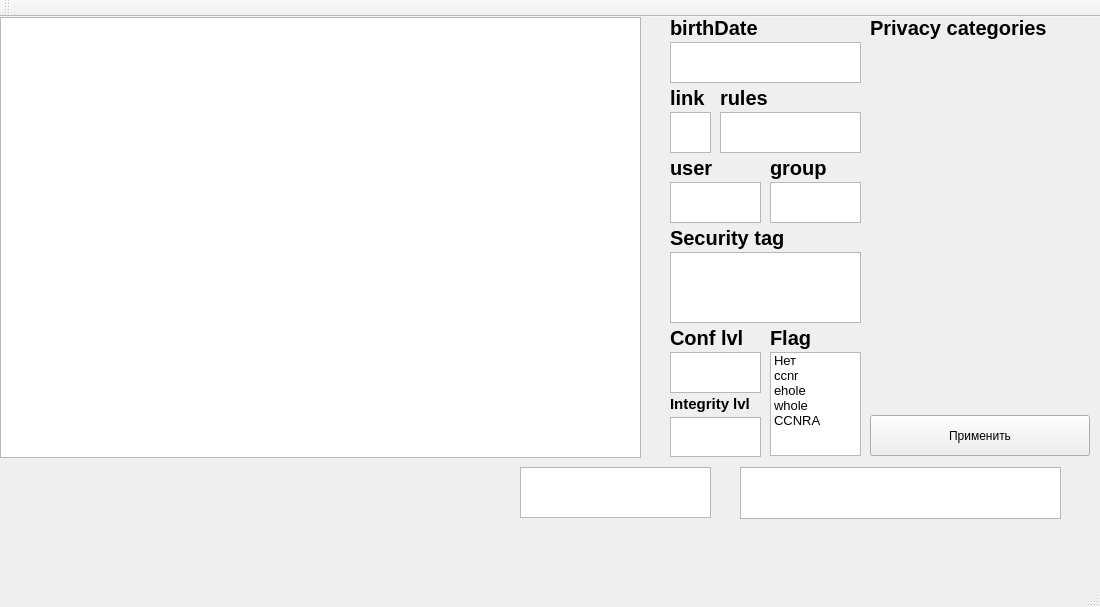
<?xml version="1.0" encoding="UTF-8"?>
<ui version="4.0">
 <class>MainWindow</class>
 <widget class="QMainWindow" name="MainWindow">
  <property name="geometry">
   <rect>
    <x>0</x>
    <y>0</y>
    <width>1100</width>
    <height>607</height>
   </rect>
  </property>
  <property name="windowTitle">
   <string>MainWindow</string>
  </property>
  <widget class="QWidget" name="centralWidget">
   <widget class="QTreeView" name="treeView">
    <property name="geometry">
     <rect>
      <x>0</x>
      <y>0</y>
      <width>641</width>
      <height>441</height>
     </rect>
    </property>
   </widget>
   <widget class="QTextEdit" name="textEdit">
    <property name="geometry">
     <rect>
      <x>670</x>
      <y>25</y>
      <width>191</width>
      <height>41</height>
     </rect>
    </property>
   </widget>
   <widget class="QLabel" name="label">
    <property name="geometry">
     <rect>
      <x>670</x>
      <y>-5</y>
      <width>141</width>
      <height>31</height>
     </rect>
    </property>
    <property name="font">
     <font>
      <pointsize>15</pointsize>
      <weight>75</weight>
      <bold>true</bold>
     </font>
    </property>
    <property name="text">
     <string>birthDate</string>
    </property>
   </widget>
   <widget class="QTextEdit" name="textEdit_2">
    <property name="geometry">
     <rect>
      <x>670</x>
      <y>95</y>
      <width>41</width>
      <height>41</height>
     </rect>
    </property>
   </widget>
   <widget class="QTextEdit" name="textEdit_3">
    <property name="geometry">
     <rect>
      <x>720</x>
      <y>95</y>
      <width>141</width>
      <height>41</height>
     </rect>
    </property>
   </widget>
   <widget class="QLabel" name="label_2">
    <property name="geometry">
     <rect>
      <x>670</x>
      <y>65</y>
      <width>51</width>
      <height>31</height>
     </rect>
    </property>
    <property name="font">
     <font>
      <pointsize>15</pointsize>
      <weight>75</weight>
      <bold>true</bold>
     </font>
    </property>
    <property name="text">
     <string>link</string>
    </property>
   </widget>
   <widget class="QLabel" name="label_3">
    <property name="geometry">
     <rect>
      <x>720</x>
      <y>65</y>
      <width>71</width>
      <height>31</height>
     </rect>
    </property>
    <property name="font">
     <font>
      <pointsize>15</pointsize>
      <weight>75</weight>
      <bold>true</bold>
     </font>
    </property>
    <property name="text">
     <string>rules</string>
    </property>
   </widget>
   <widget class="QTextEdit" name="textEdit_4">
    <property name="geometry">
     <rect>
      <x>770</x>
      <y>165</y>
      <width>91</width>
      <height>41</height>
     </rect>
    </property>
   </widget>
   <widget class="QTextEdit" name="textEdit_5">
    <property name="geometry">
     <rect>
      <x>670</x>
      <y>165</y>
      <width>91</width>
      <height>41</height>
     </rect>
    </property>
   </widget>
   <widget class="QLabel" name="label_4">
    <property name="geometry">
     <rect>
      <x>770</x>
      <y>135</y>
      <width>71</width>
      <height>31</height>
     </rect>
    </property>
    <property name="font">
     <font>
      <pointsize>15</pointsize>
      <weight>75</weight>
      <bold>true</bold>
     </font>
    </property>
    <property name="text">
     <string>group</string>
    </property>
   </widget>
   <widget class="QLabel" name="label_5">
    <property name="geometry">
     <rect>
      <x>670</x>
      <y>135</y>
      <width>51</width>
      <height>31</height>
     </rect>
    </property>
    <property name="font">
     <font>
      <pointsize>15</pointsize>
      <weight>75</weight>
      <bold>true</bold>
     </font>
    </property>
    <property name="text">
     <string>user</string>
    </property>
   </widget>
   <widget class="QLabel" name="label_6">
    <property name="geometry">
     <rect>
      <x>670</x>
      <y>205</y>
      <width>191</width>
      <height>31</height>
     </rect>
    </property>
    <property name="font">
     <font>
      <pointsize>15</pointsize>
      <weight>75</weight>
      <bold>true</bold>
     </font>
    </property>
    <property name="text">
     <string>Security tag</string>
    </property>
   </widget>
   <widget class="QTextEdit" name="textEdit_6">
    <property name="geometry">
     <rect>
      <x>670</x>
      <y>235</y>
      <width>191</width>
      <height>71</height>
     </rect>
    </property>
   </widget>
   <widget class="QListWidget" name="listWidget">
    <property name="geometry">
     <rect>
      <x>770</x>
      <y>335</y>
      <width>91</width>
      <height>104</height>
     </rect>
    </property>
    <property name="font">
     <font>
      <pointsize>10</pointsize>
     </font>
    </property>
    <item>
     <property name="text">
      <string>Нет</string>
     </property>
    </item>
    <item>
     <property name="text">
      <string>ccnr</string>
     </property>
    </item>
    <item>
     <property name="text">
      <string>ehole</string>
     </property>
    </item>
    <item>
     <property name="text">
      <string>whole</string>
     </property>
    </item>
    <item>
     <property name="text">
      <string>CCNRA</string>
     </property>
    </item>
   </widget>
   <widget class="QLabel" name="label_7">
    <property name="geometry">
     <rect>
      <x>770</x>
      <y>305</y>
      <width>91</width>
      <height>31</height>
     </rect>
    </property>
    <property name="font">
     <font>
      <pointsize>15</pointsize>
      <weight>75</weight>
      <bold>true</bold>
     </font>
    </property>
    <property name="text">
     <string>Flag</string>
    </property>
   </widget>
   <widget class="QTextEdit" name="textEdit_7">
    <property name="geometry">
     <rect>
      <x>670</x>
      <y>335</y>
      <width>91</width>
      <height>41</height>
     </rect>
    </property>
   </widget>
   <widget class="QTextEdit" name="textEdit_8">
    <property name="geometry">
     <rect>
      <x>670</x>
      <y>400</y>
      <width>91</width>
      <height>40</height>
     </rect>
    </property>
   </widget>
   <widget class="QTextEdit" name="textEdit_9">
    <property name="geometry">
     <rect>
      <x>740</x>
      <y>450</y>
      <width>321</width>
      <height>52</height>
     </rect>
    </property>
    <property name="font">
     <font>
      <pointsize>9</pointsize>
     </font>
    </property>
   </widget>
   <widget class="QLabel" name="label_8">
    <property name="geometry">
     <rect>
      <x>670</x>
      <y>305</y>
      <width>211</width>
      <height>31</height>
     </rect>
    </property>
    <property name="font">
     <font>
      <pointsize>15</pointsize>
      <weight>75</weight>
      <bold>true</bold>
     </font>
    </property>
    <property name="text">
     <string>Conf lvl</string>
    </property>
   </widget>
   <widget class="QLabel" name="label_9">
    <property name="geometry">
     <rect>
      <x>670</x>
      <y>371</y>
      <width>201</width>
      <height>31</height>
     </rect>
    </property>
    <property name="font">
     <font>
      <pointsize>11</pointsize>
      <weight>75</weight>
      <bold>true</bold>
     </font>
    </property>
    <property name="text">
     <string>Integrity lvl</string>
    </property>
   </widget>
   <widget class="QLabel" name="label_10">
    <property name="geometry">
     <rect>
      <x>870</x>
      <y>-5</y>
      <width>211</width>
      <height>31</height>
     </rect>
    </property>
    <property name="font">
     <font>
      <pointsize>15</pointsize>
      <weight>75</weight>
      <bold>true</bold>
     </font>
    </property>
    <property name="text">
     <string>Privacy categories</string>
    </property>
   </widget>
   <widget class="QTextEdit" name="textEdit_10">
    <property name="geometry">
     <rect>
      <x>520</x>
      <y>450</y>
      <width>191</width>
      <height>51</height>
     </rect>
    </property>
    <property name="font">
     <font>
      <pointsize>9</pointsize>
     </font>
    </property>
   </widget>
   <widget class="QPushButton" name="pushButton">
    <property name="geometry">
     <rect>
      <x>870</x>
      <y>398</y>
      <width>220</width>
      <height>41</height>
     </rect>
    </property>
    <property name="text">
     <string>Применить</string>
    </property>
   </widget>
  </widget>
  <widget class="QMenuBar" name="menuBar">
   <property name="geometry">
    <rect>
     <x>0</x>
     <y>0</y>
     <width>1100</width>
     <height>30</height>
    </rect>
   </property>
  </widget>
  <widget class="QToolBar" name="mainToolBar">
   <attribute name="toolBarArea">
    <enum>TopToolBarArea</enum>
   </attribute>
   <attribute name="toolBarBreak">
    <bool>false</bool>
   </attribute>
  </widget>
  <widget class="QStatusBar" name="statusBar"/>
 </widget>
 <layoutdefault spacing="6" margin="11"/>
 <resources/>
 <connections/>
</ui>
